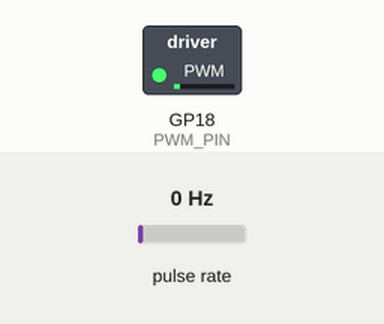
Recording of a sketch running on a simulated Raspberry Pi Pico. Shown: switched loads named in the sketch (green lamp = pin HIGH). Wiring (inferred from the names in the program): pulse sensor: data GP16. Inputs (shaded band) come from the test bench; at power-on: pulse rate 0 Hz. What the sketch prints to the serial monitor is not drawn.

Above: at 6.1 s.
At 14.1 s:
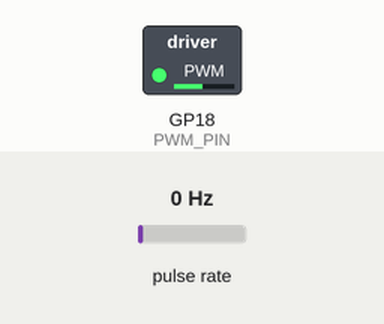
At 18.1 s:
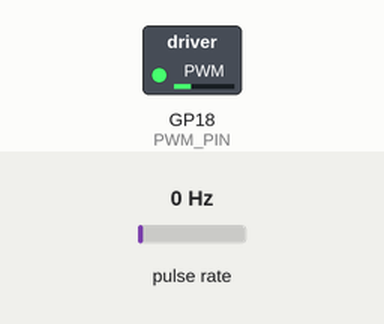
Timing chart, 0 to 25.5 s (numbered marks = the images above):
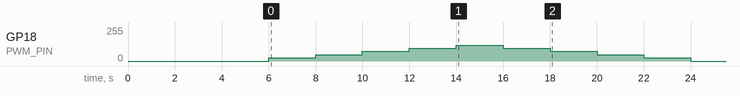

The sketch:

Cambio_de_pwms_cada_2_segundos.ino
```cpp
/**
 * @file pwm_encoder_logger.ino
 * @brief Registro de RPM con encoder y control PWM escalonado en Raspberry Pi Pico.
 *
 * Este programa genera una señal PWM escalonada y mide la velocidad de rotación (RPM)
 * utilizando un encoder. Los datos se almacenan en un buffer y luego se transmiten por
 * puerto serial una vez finalizado el ciclo de PWM.
 *
 */

// === Configuración PWM y Encoder ===

/** @brief Pin GPIO utilizado para la señal PWM de salida. */
#define PWM_PIN         18

/** @brief Frecuencia de la señal PWM en Hertz. */
#define PWM_FREQ        500

/** @brief Resolución del PWM en bits. (8 bits = 0-255) */
#define PWM_RESOLUTION  8

/** @brief Pin GPIO conectado al encoder (interrupción por flanco de subida). */
#define ENCODER_PIN     16

/** @brief Pulsos por revolución del encoder. */
const int pulsesPerRevolution = 20;

/**
 * @struct DataPoint
 * @brief Estructura para guardar el tiempo y la velocidad (RPM).
 */
struct DataPoint {
  unsigned long timestamp; ///< Tiempo en milisegundos.
  float rpm;               ///< Velocidad en revoluciones por minuto.
};

// === Buffer de datos ===

/** @brief Tamaño del buffer para almacenar datos de RPM. */
const int bufferSize = 6000;

/** @brief Última posición válida del buffer. */
const int last_pos_buffer = bufferSize - 1;

/** @brief Buffer circular donde se almacenan los datos de tiempo y RPM. */
DataPoint dataBuffer[bufferSize];

/** @brief Puntero al índice actual de escritura en el buffer. */
DataPoint* bufferIndex = &dataBuffer[0];

/** @brief Contador de pulsos del encoder (modificado por interrupción). */
volatile int pulseCount = 0;

/** @brief Marca de tiempo de la última muestra de RPM. */
unsigned long lastSampleMillis = 0;

/** @brief Marca de tiempo para el próximo cambio de escalón PWM. */
unsigned long lastSampleMillis_to_2_Seg = 0;

/**
 * @brief Escalones de PWM (20% por paso).
 * Contiene valores ascendentes y luego descendentes.
 */
const int escalonesPWM[10] = {24,48,72,96,120,96,72,48,24,0};

/** @brief Puntero al escalón actual del arreglo de PWM. */
const int* indexEscalones = &escalonesPWM[0];

/** @brief Tiempo en milisegundos que se mantiene cada escalón. */
const unsigned int tiempoPorEscalon = 2000;

/** @brief Índice del paso actual en el patrón de PWM. */
int pasoActual = 0;

/** @brief Último valor calculado de RPM. */
float last_rpm = 0;

/** @brief Contador de datos almacenados en el buffer. */
int contador = 0;

/**
 * @brief Manejador de interrupción del encoder.
 *
 * Incrementa el contador de pulsos cuando se detecta un flanco de subida.
 */
void handleEncoder() {
  pulseCount++;
}

/**
 * @brief Función de configuración inicial de Arduino.
 *
 * Inicializa la comunicación serial, el PWM, el pin del encoder y la interrupción.
 */
void setup() {
  Serial.begin(115200);
  analogWriteFreq(PWM_FREQ);
  analogWriteResolution(PWM_RESOLUTION);

  pinMode(ENCODER_PIN, INPUT_PULLUP);
  attachInterrupt(digitalPinToInterrupt(ENCODER_PIN), handleEncoder, RISING);

  delay(6000); // Espera para que el motor esté en reposo
  analogWrite(PWM_PIN, *indexEscalones); // Primer escalón de PWM
  Serial.println("Tiempo(ms),RPM");

  lastSampleMillis = millis();
  lastSampleMillis_to_2_Seg = millis();
}

/**
 * @brief Bucle principal.
 *
 * Captura la RPM cada 4 ms, cambia el PWM cada 2 segundos,
 * y guarda los datos en el buffer. Al final transmite los datos por serial.
 */
void loop() {
  if (millis() - lastSampleMillis >= 4) {
    noInterrupts();
    int count = pulseCount;
    pulseCount = 0;
    interrupts();

    lastSampleMillis = millis();

    bufferIndex->timestamp = millis();
    bufferIndex->rpm = count * (15000.0 / pulsesPerRevolution);
    bufferIndex++;
    contador++;

    if (millis() - lastSampleMillis_to_2_Seg >= 2000) {
      lastSampleMillis_to_2_Seg = millis();
      indexEscalones++;
      analogWrite(PWM_PIN, *indexEscalones);

      if (!(*indexEscalones)) {
        int i = 0;
        while(i < contador) {
          Serial.print(dataBuffer[i].timestamp);
          Serial.print(",");
          Serial.println(dataBuffer[i].rpm);
          i++;
        }
        while (true); // Fin del programa
      }
    }
  }
}
```

Measured:
- by itself, GP18 (PWM_PIN): rises from 24/255 to 120/255 in 6.0 s, then falls to 0/255 in 10.0 s
